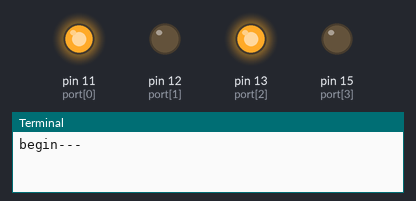
A program run on a simulated Raspberry Pi (header pin numbers). Shown: output pins drawn as LEDs (lit = HIGH), the last lines printed to the terminal. At 4.0 s the program stops and its outputs stay as they are.

Above: at 0.1 s.
At 1.1 s:
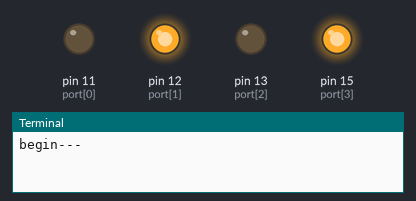
At 2.1 s:
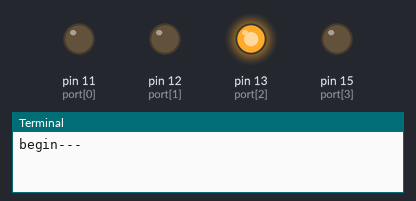
At 3.1 s:
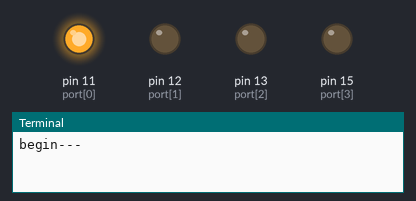
At 4.1 s:
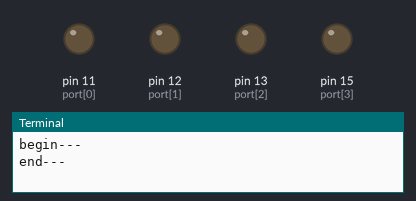
Timing chart, 0 to 5.5 s (numbered marks = the images above):
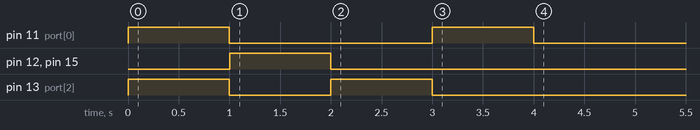

The program:

helloworld.py
```python
import RPi.GPIO as GPIO
import time

port=[11,12,13,15]
diretionPower={'up':[GPIO.HIGH,GPIO.LOW,GPIO.HIGH,GPIO.LOW],
                    'down':[GPIO.LOW,GPIO.HIGH,GPIO.LOW,GPIO.HIGH],
                    'left':[False,False,GPIO.HIGH,GPIO.LOW],
                    'right':[GPIO.HIGH,GPIO.LOW,False,False]}

def init():
    GPIO.setmode(GPIO.BOARD)
    for i in range(4):
        GPIO.setup(port[i],GPIO.OUT)

def run(diretion,sleeptime):
    init()
    power=diretionPower[diretion]
    for i in range(4):
        GPIO.output(port[i],power[i])

    time.sleep(sleeptime)
    GPIO.cleanup()

if __name__=='__main__':
    print("begin---")
    run('up',1)
    run('down',1)
    run('left',1)
    run('right',1)
    print('end---')
```

Measured:
- by itself, pin 11 (port[0]): alternates HIGH for 1.0 s and LOW for 2.0 s
- by itself, pin 12 (port[1]), pin 15 (port[3]): LOW → HIGH at 1.0 s, → LOW 1.0 s later
- by itself, pin 13 (port[2]): alternates HIGH for 1.0 s and LOW for 1.0 s, 4 changes in all, then stays LOW
